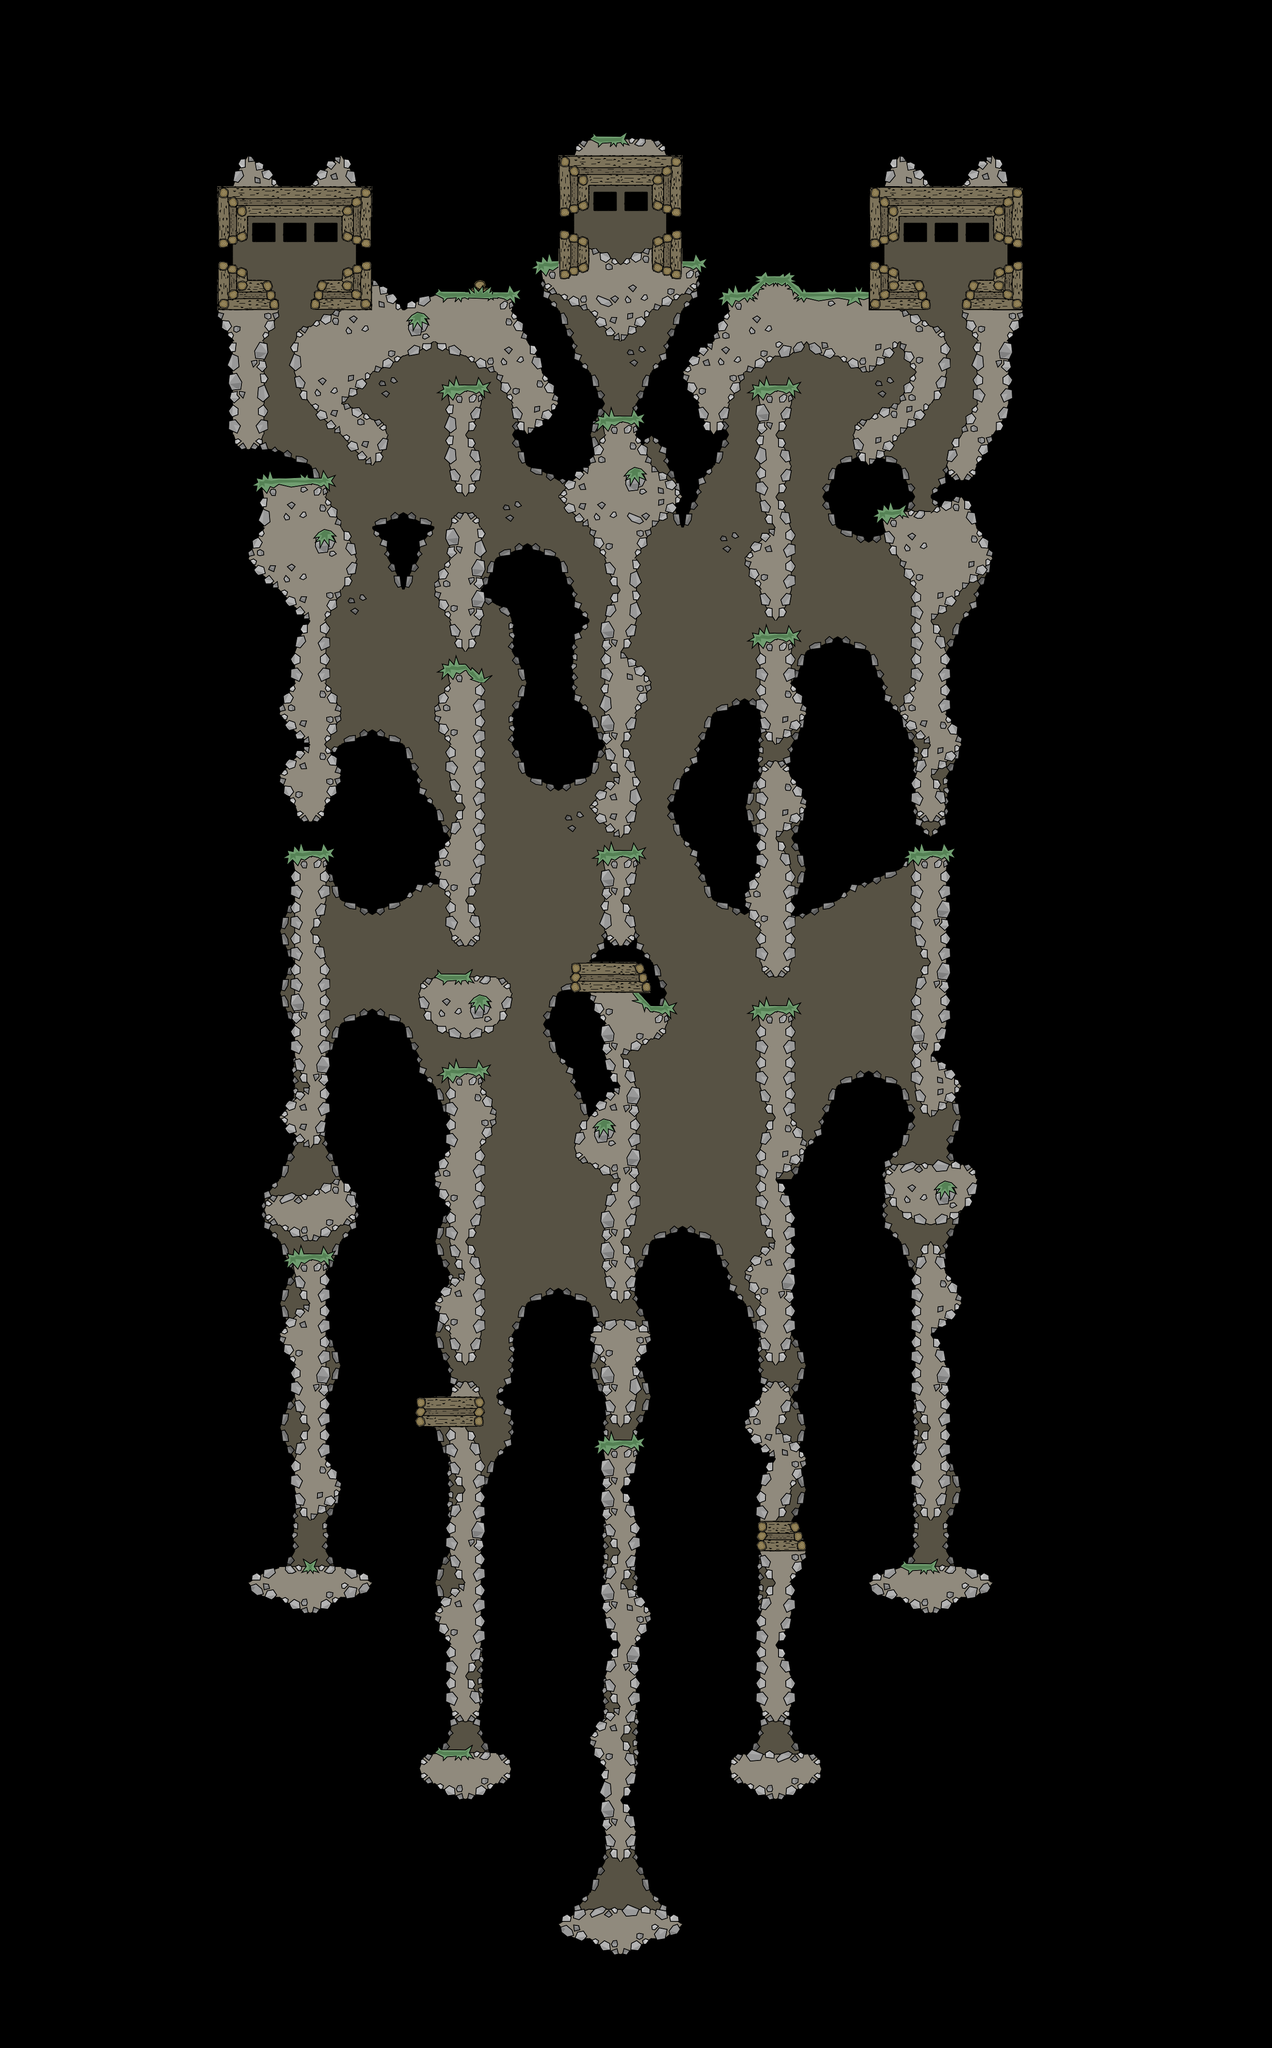

The image is a tile-based game level rendered from a .tmx file. Its description and source (layers, tilesets, objects; grid data summarised) follow:
An orthogonal 41x66 tile map with 64x64 px tiles, 2 tile layers (tilebg, tile) and 36 objects (2x sp_p_05, wp_p_00, wp_p_02, wp_p_03, wp_p_05, ...).

<map version="1.0" orientation="orthogonal" width="41" height="66" tilewidth="64" tileheight="64">
 <tileset firstgid="1" source="t64_new.tsx" />
 <layer name="tilebg" width="41" height="66">
  <data>[2706 cells, 666 non-empty, 26 distinct tile ids]</data>
 </layer>
 <layer name="tile" width="41" height="66">
  <data>[2706 cells, 624 non-empty, 65 distinct tile ids]</data>
 </layer>
 <objectgroup name="objects" width="41" height="66">
  <object name="wp_p_00" x="609" y="321">
   <properties>
    <property name="weapon" value="machete,riot" />
   </properties>
  </object>
  <object name="wp_p_02" x="1901" y="960">
   <properties>
    <property name="weapon" value="magnum,uzi" />
   </properties>
  </object>
  <object name="wp_p_03" x="1279" y="3916">
   <properties>
    <property name="weapon" value="smaw,sawgun,m93ba" />
   </properties>
  </object>
  <object name="wp_p_05" x="1282" y="240">
   <properties>
    <property name="weapon" value="shotgun,flame" />
   </properties>
  </object>
  <object name="wp_p_07" x="1280" y="803">
   <properties>
    <property name="weapon" value="mp5,tavor,m16" />
   </properties>
  </object>
  <object name="sp_p_00" x="1284" y="468" />
  <object name="sp_p_01" x="1481" y="1039" />
  <object name="sp_p_02" x="1436" y="2241" />
  <object name="sp_p_11" x="1755" y="1610" />
  <object name="sp_p_04" x="1076" y="1037" />
  <object name="sp_p_05" x="816" y="1632" />
  <object name="sp_p_05" x="1126" y="2237" />
  <object name="sp_p_06" x="738" y="2937" />
  <object name="wp_p_12" x="639" y="1724">
   <properties>
    <property name="weapon" value="ak47,tavor" />
   </properties>
  </object>
  <object name="wp_p_20" x="1598" y="777">
   <properties>
    <property name="weapon" value="fragnade,gasnade,proxynade" />
   </properties>
  </object>
  <object name="wp_p_21" x="1919" y="3184">
   <properties>
    <property name="weapon" value="boosttank" />
   </properties>
  </object>
  <object name="sp_p_10" x="1279" y="3886" />
  <object name="sp_p_12" x="610" y="540" />
  <object name="sp_p_13" x="1952" y="543" />
  <object name="wp_p_11" x="974" y="3586">
   <properties>
    <property name="weapon" value="shotgun,mp5" />
   </properties>
  </object>
  <object name="wp_p_14" x="1279" y="2958">
   <properties>
    <property name="weapon" value="emp,flame" />
   </properties>
  </object>
  <object name="wp_p_15" x="1921" y="1725">
   <properties>
    <property name="weapon" value="ak47,tavor" />
   </properties>
  </object>
  <object name="wp_p_16" x="1576" y="3588">
   <properties>
    <property name="weapon" value="shotgun,mp5" />
   </properties>
  </object>
  <object name="wp_p_17" x="598" y="922">
   <properties>
    <property name="weapon" value="magnum,uzi" />
   </properties>
  </object>
  <object name="wp_p_18" x="957" y="773">
   <properties>
    <property name="weapon" value="fragnade,gasnade,proxynade" />
   </properties>
  </object>
  <object name="wp_p_24" x="1277" y="1968">
   <properties>
    <property name="weapon" value="flame,emp" />
   </properties>
  </object>
  <object name="sp_p_26" x="1825" y="2942" />
  <object name="wp_p_27" x="641" y="3187">
   <properties>
    <property name="weapon" value="boosttank" />
   </properties>
  </object>
  <object name="wp_p_30" x="1950" y="330">
   <properties>
    <property name="weapon" value="machete,riot" />
   </properties>
  </object>
  <object name="wp_p_32" x="1280" y="1741">
   <properties>
    <property name="weapon" value="fragnade,gasnade,proxynade" />
   </properties>
  </object>
  <object name="wp_p_36" x="619" y="2424">
   <properties>
    <property name="weapon" value="healthpack" />
   </properties>
  </object>
  <object name="wp_p_35" x="1937" y="2358">
   <properties>
    <property name="weapon" value="healthpack" />
   </properties>
  </object>
  <object name="wp_p_50" x="937" y="3585">
   <properties>
    <property name="weapon" value="boosttank" />
   </properties>
  </object>
  <object name="wp_p_51" x="1621" y="3587">
   <properties>
    <property name="weapon" value="boosttank" />
   </properties>
  </object>
  <object name="wp_p_52" x="1319" y="3905">
   <properties>
    <property name="weapon" value="boosttank" />
   </properties>
  </object>
  <object name="wp_p_53" x="1241" y="3905">
   <properties>
    <property name="weapon" value="boosttank" />
   </properties>
  </object>
 </objectgroup>
</map>
